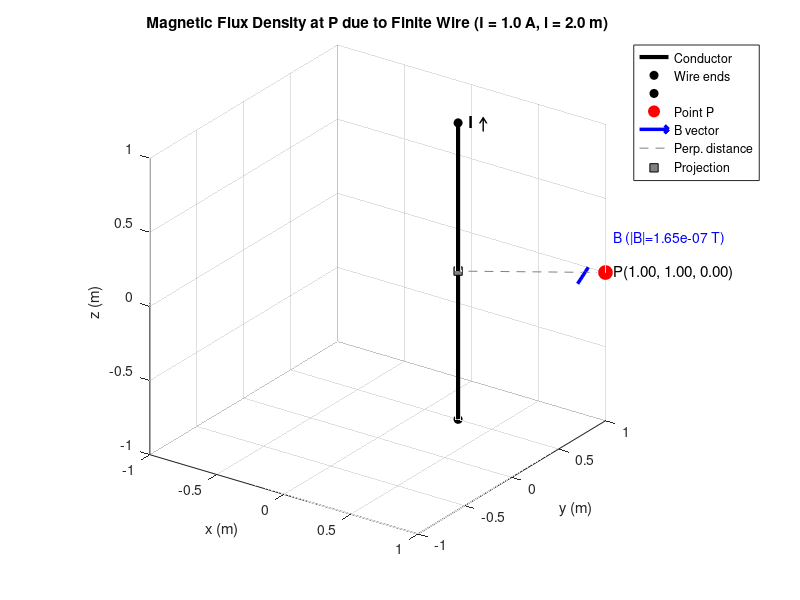

Write MATLAB code to recreate this figure.
% =========================================================
% Magnetic Flux Density of a Finite Straight Wire
% =========================================================
clear; clc; close all;

%% ---------------- User Inputs ----------------
mu0 = 4*pi*1e-7;          % Permeability of free space (H/m)
I   = 1;                 % Current (A)
l   = 2;                % Length of conductor (m)

A   = [0.25, 0.5, 0];          % Center of wire (Ax, Ay, Az)
P   = [1, 1, 0];    % Observation point P(Px, Py, Pz)

%% ---------------- Geometry ----------------
% Wire runs from z1 to z2 parallel to z-axis at (Ax, Ay)
z1 = A(3) - l/2;
z2 = A(3) + l/2;

% Perpendicular distance (rho) from P to wire axis
rho = sqrt((P(1)-A(1))^2 + (P(2)-A(2))^2);

if rho < 1e-12
    error('Point P lies on the wire axis — B is singular there.');
end

% Distance from P to the two ends of the wire
r1 = sqrt(rho^2 + (z1 - P(3))^2);
r2 = sqrt(rho^2 + (z2 - P(3))^2);

% Common factor
k = mu0 * I / (4*pi);

% Field components (Bz = 0)
Bx = -k * (P(2)-A(2)) / rho^2 * ((z2-P(3))/r2 - (z1-P(3))/r1);
By =  k * (P(1)-A(1)) / rho^2 * ((z2-P(3))/r2 - (z1-P(3))/r1);
Bz = 0;

B = [Bx, By, Bz];
Bmag = norm(B);

fprintf('B at P = [%.3f, %.3f, %.3f] m\n', P);
fprintf('Bx = %.4e T\nBy = %.4e T\nBz = %.4e T\n', Bx, By, Bz);
fprintf('|B| = %.4e T\n', Bmag);

%% ---------------- 3D Plot ----------------
figure('Color','w','Position',[100 100 900 700]);
hold on; grid on; axis equal;
view(35, 25);
xlabel('x (m)'); ylabel('y (m)'); zlabel('z (m)');
title(sprintf('Magnetic Flux Density at P due to Finite Wire (I = %.1f A, l = %.1f m)', I, l));

% ---- Plot the conductor ----
plot3([A(1) A(1)], [A(2) A(2)], [z1 z2], 'k-', 'LineWidth', 3);
plot3(A(1), A(2), z1, 'ko', 'MarkerFaceColor','k');
plot3(A(1), A(2), z2, 'ko', 'MarkerFaceColor','k');
text(A(1), A(2), z2, '  I ↑', 'FontSize',12, 'FontWeight','bold');

% ---- Plot point P ----
plot3(P(1), P(2), P(3), 'ro', 'MarkerSize',10, 'MarkerFaceColor','r');
text(P(1), P(2), P(3), sprintf('  P(%.2f, %.2f, %.2f)', P), 'FontSize',11);

% ---- Plot B vector at P (scaled for visibility) ----
scale = 1 / max(Bmag, eps);          % normalize
Bscale = B * scale * 0.5;            % arrow length in plot units
quiver3(P(1), P(2), P(3), Bscale(1), Bscale(2), Bscale(3), ...
        0, 'b', 'LineWidth', 2.5, 'MaxHeadSize', 0.8);
text(P(1)+Bscale(1), P(2)+Bscale(2), P(3)+Bscale(3), ...
     sprintf('  B (|B|=%.2e T)', Bmag), 'Color','b', 'FontSize',10);

% ---- Optional: perpendicular line from P to wire axis ----
plot3([P(1) A(1)], [P(2) A(2)], [P(3) P(3)], '--', 'Color',[0.5 0.5 0.5]);
plot3(A(1), A(2), P(3), 'ks', 'MarkerSize',6, 'MarkerFaceColor',[0.5 0.5 0.5]);

legend('Conductor','Wire ends','','Point P','B vector', ...
       'Perp. distance','Projection','Location','northeastoutside');

axis([-1 1 -1 1 min(z1,-0.5) max(z2,1)]);
hold off;
